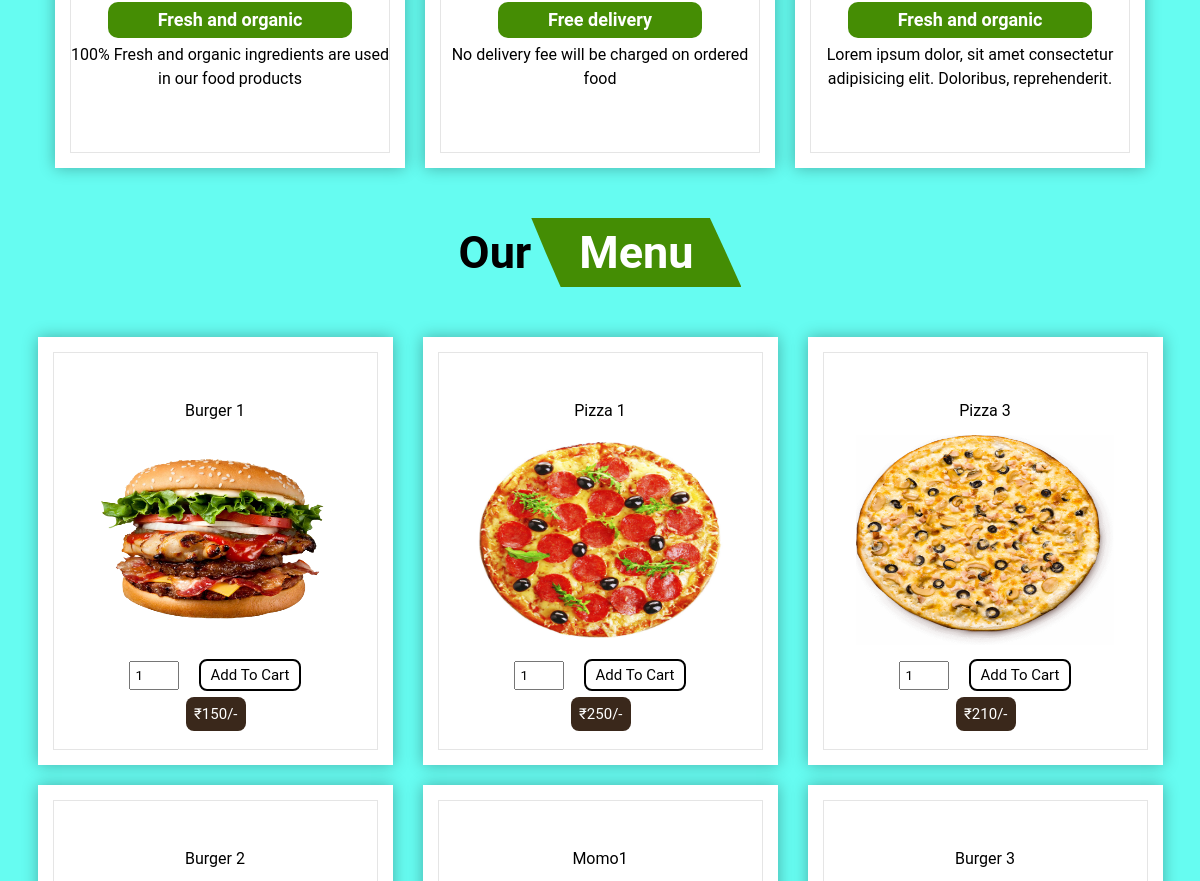
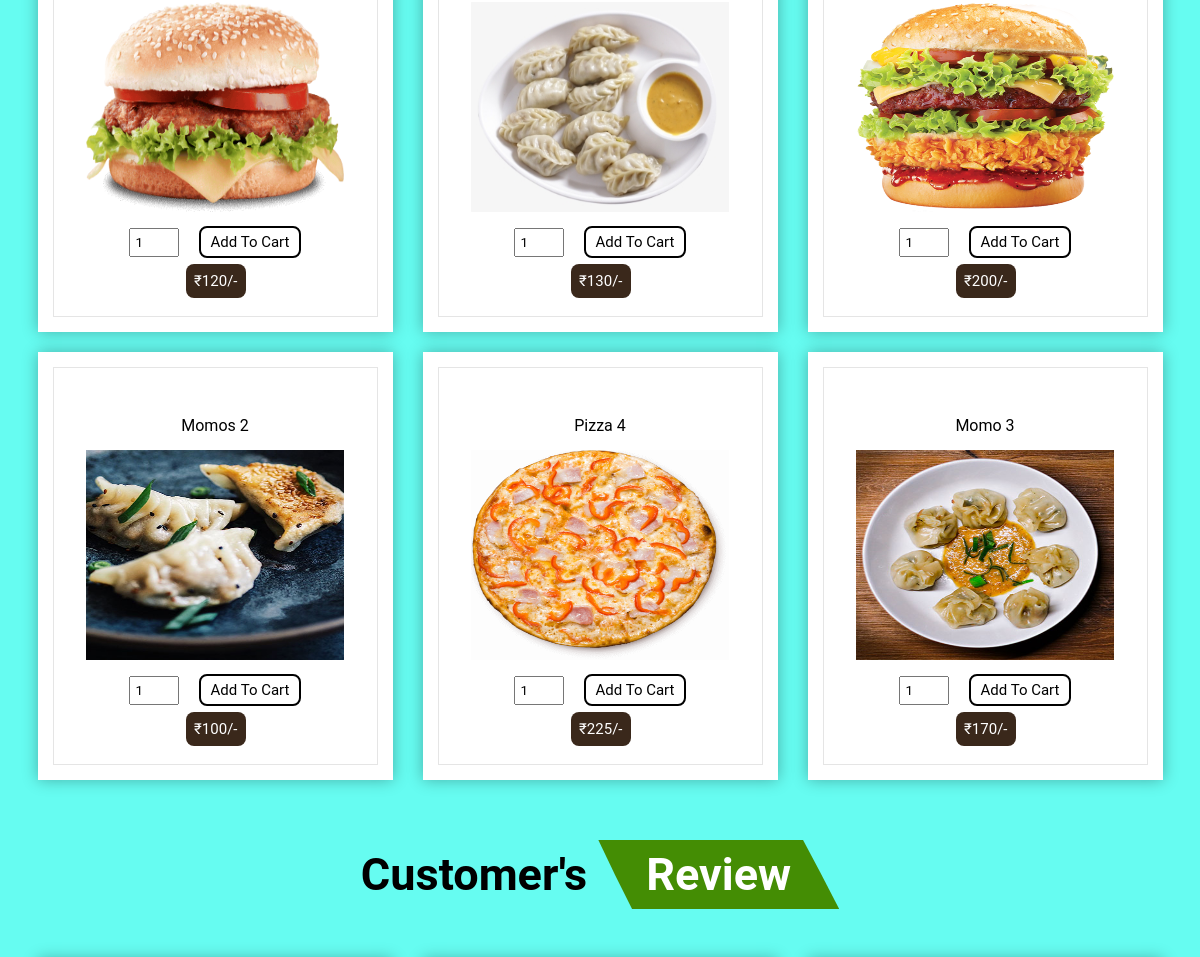
The app's page /index.php (signed in, middle part), older data (2 pictures, top to bottom).
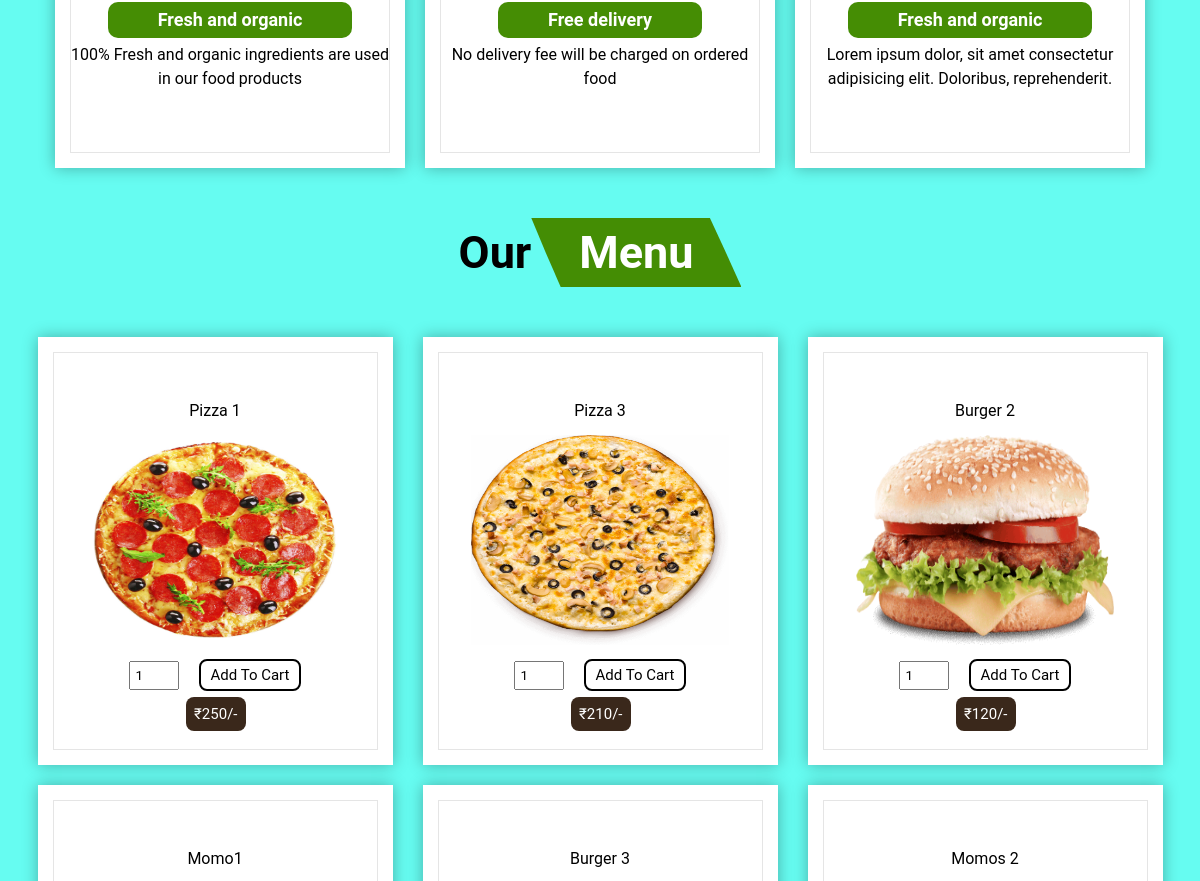
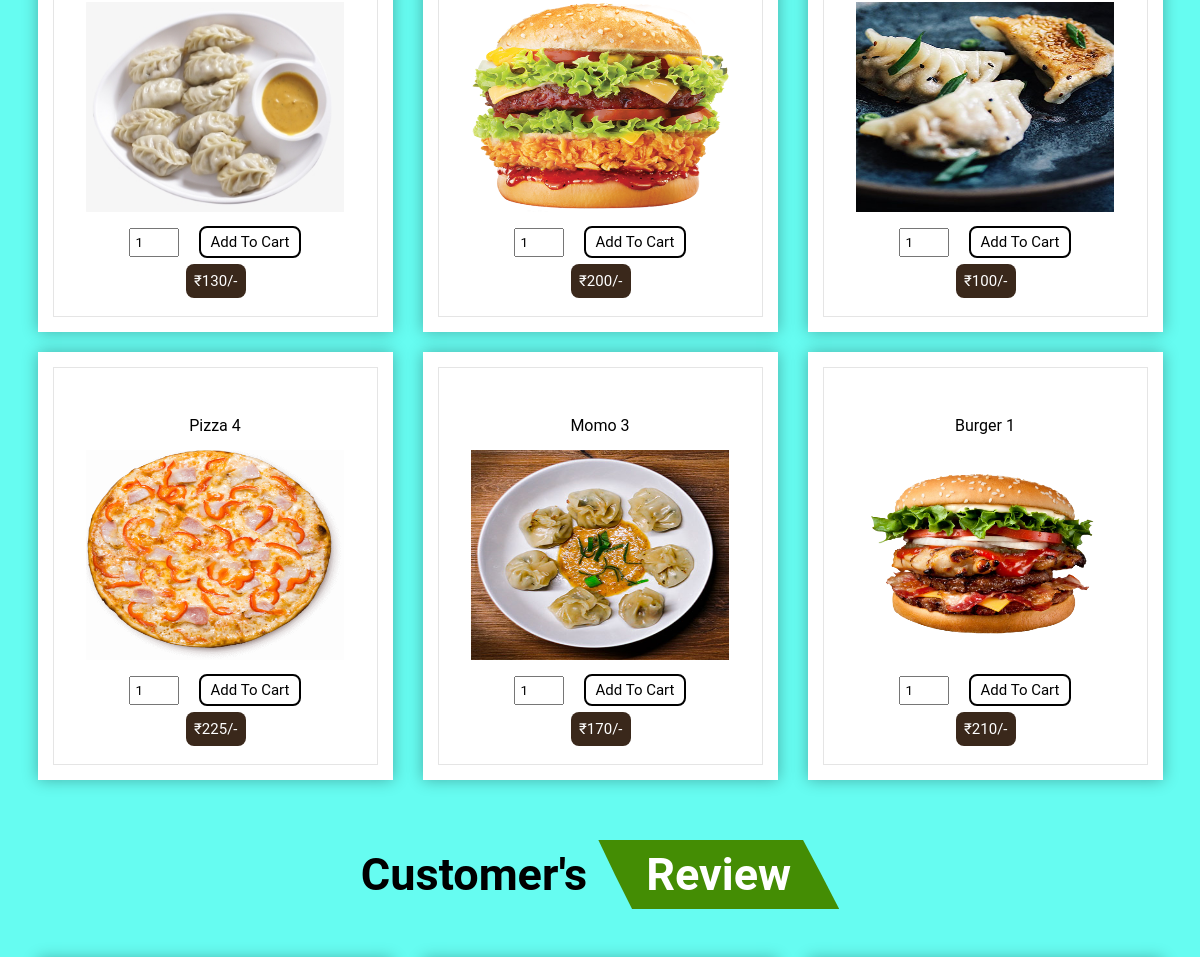
The same page, newer data (2 pictures, top to bottom).
### tables this page shows
CREATE TABLE `products` (
  `id` int(100) NOT NULL,
  `name` varchar(100) NOT NULL,
  `price` int(10) NOT NULL,
  `image` varchar(100) NOT NULL
);

### index.php (the view, shortened to what this page needs)
<!DOCTYPE html>
<html lang="en">
<head>
    <link rel="stylesheet" href="css/style.css">
    <link rel="stylesheet" href="https://pro.fontawesome.com/releases/v5.10.0/css/all.css">
</head>
<body>
    <?php
    include ('config.php');
    ?>
    <section class="features" id="features">
        <div class="box-container">
            <div class="box" >
                <h3>Fresh and organic</h3>
                <p>100% Fresh and organic ingredients are used in our food products</p>
            </div>
            <div class="box" >
                <h3>Free delivery</h3>
                <p>No delivery fee will be charged on ordered food</p>
            </div>
            <div class="box" >
                <h3>Fresh and organic</h3>
                <p>Lorem ipsum dolor, sit amet consectetur adipisicing elit. Doloribus, reprehenderit.</p>
            </div>
        </div>
    </section>
    <section class="menu" id="menu">
        <h1 class="f-heading">Our<span>Menu</span></h1>
        <div class="box-container">
        <?php
         $select_products = $conn->prepare("SELECT * FROM `products`");
         $select_products->execute();
         if($select_products->rowCount() > 0){
            while($fetch_products = $select_products->fetch(PDO::FETCH_ASSOC)){
      ?>
            <div class="box">
                <div class="price">₹<span><?= $fetch_products['price'] ?></span>/-</div>
                <div class="food-name"><?= $fetch_products['name'] ?></div>
                <img src="uploaded_img/<?= $fetch_products['image'] ?>" alt="">
                <form action="" method="post">
                    <input type="number" min="1" max="100" value="1" onkeypress="if(this.value.length == 2) return false;" class="qty" name="s-qty">
                    <input type="submit" name="food-submit" value="Add to cart" class="btn">
                </form>
            </div>
            <?php
         }
      }else{
         echo '<p class="empty">no products added yet!</p>';
      }
      ?>
        </div>
    </section>
    <section class="review" id="review">
    <h1 class="f-heading"> Customer's <span>Review</span> </h1>
        <div class="box-container">
       </div>
</section>
</body>
</html>

### css/style.css (style rules this page uses)
* { box-sizing: border-box; margin: 0; padding: 0; font-family: 'Roboto', sans-serif; }
html { scroll-behavior: smooth; }
:root { --text: rgb(214, 230, 213); --texthover: rgb(228, 203, 156); }
body { background-color: #66FCF1; }
.btn { margin: 10px 0; display: inline-block; padding: 5px 10px; font-size: 15px; border: 2px solid black; border-radius: .5rem; background: none; text-transform: capitalize; cursor: pointer; transition: 0.2s all ease; }
.f-heading { text-align: center; padding-top: 50px; padding-bottom: 40px; font-size: 45px; }
.f-heading span { background-color: #448d04; color: #fff; display: inline-block; padding: .5rem 3rem; clip-path: polygon(85% 0, 92% 46%, 100% 100%, 14% 100%, 7% 51%, 0% 0%); }
.features .box-container { display: flex; justify-content: center; align-items: center; flex-wrap: wrap; }
.features .box-container .box { width: 350px; margin: 0 10px; padding: 4.5rem 1rem; background-color: #fff; outline:.1rem solid rgba(0,0,0,.1) ; outline-offset: -1rem; text-align: center; box-shadow: 0px 0px 15px rgba(0, 0, 0, 0.3); transition: all 0.3s ease-in-out; }
.features .box-container .box h3 { line-height: 2; font-size: 18px; display: inline-block; padding: 0px 50px; color: white; background-color: #458d04; border-radius: 10px; }
.features .box-container .box p { margin: 5px 0; line-height: 1.5; }
.menu .box-container { display: flex; justify-content: center; align-items: center; flex-wrap: wrap; }
.menu .box-container .box { width: 355px; margin: 10px 15px; padding: 4rem 1rem; background-color: #fff; outline:.1rem solid rgba(0,0,0,.1) ; outline-offset: -1rem; text-align: center; box-shadow: 0px 0px 15px rgba(0, 0, 0, 0.3); transition: all 0.3s ease-in-out; position: relative; }
.menu .box-container .box img { height: 210px; width: 80%; }
.menu .box-container .box .price { background-color: #3a281b; color: white; border-radius: .5rem; padding: 8px; font-size: 15px; position: absolute; top: 360px; right: 147px; }
.menu .box-container .box .food-name { margin-bottom: 15px; }
.menu .box-container .box form { display: flex; justify-content: center; align-items: center; }
.menu .box-container .box form .qty { padding: 5px; width: 50px; margin-right: 20px; }
.review .box-container { flex-wrap: wrap; display: flex; justify-content: center; align-items: center; }

Row changes from the older to the newer data that the page shows:
removed products: price "150", name "Burger 1", image (picture)
added products: price "210", name "Burger 1", image (picture)
